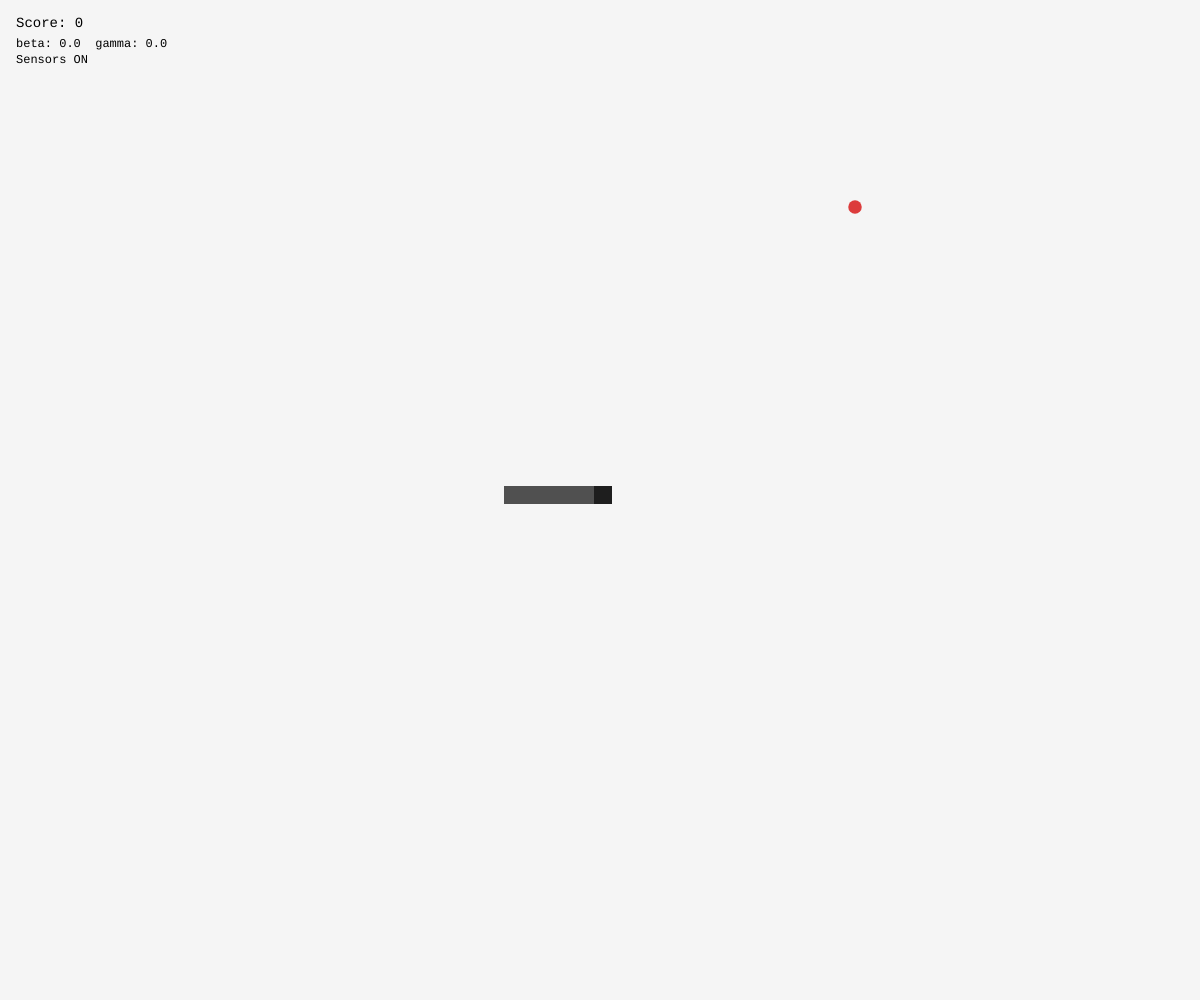
Frame 1 (no input)
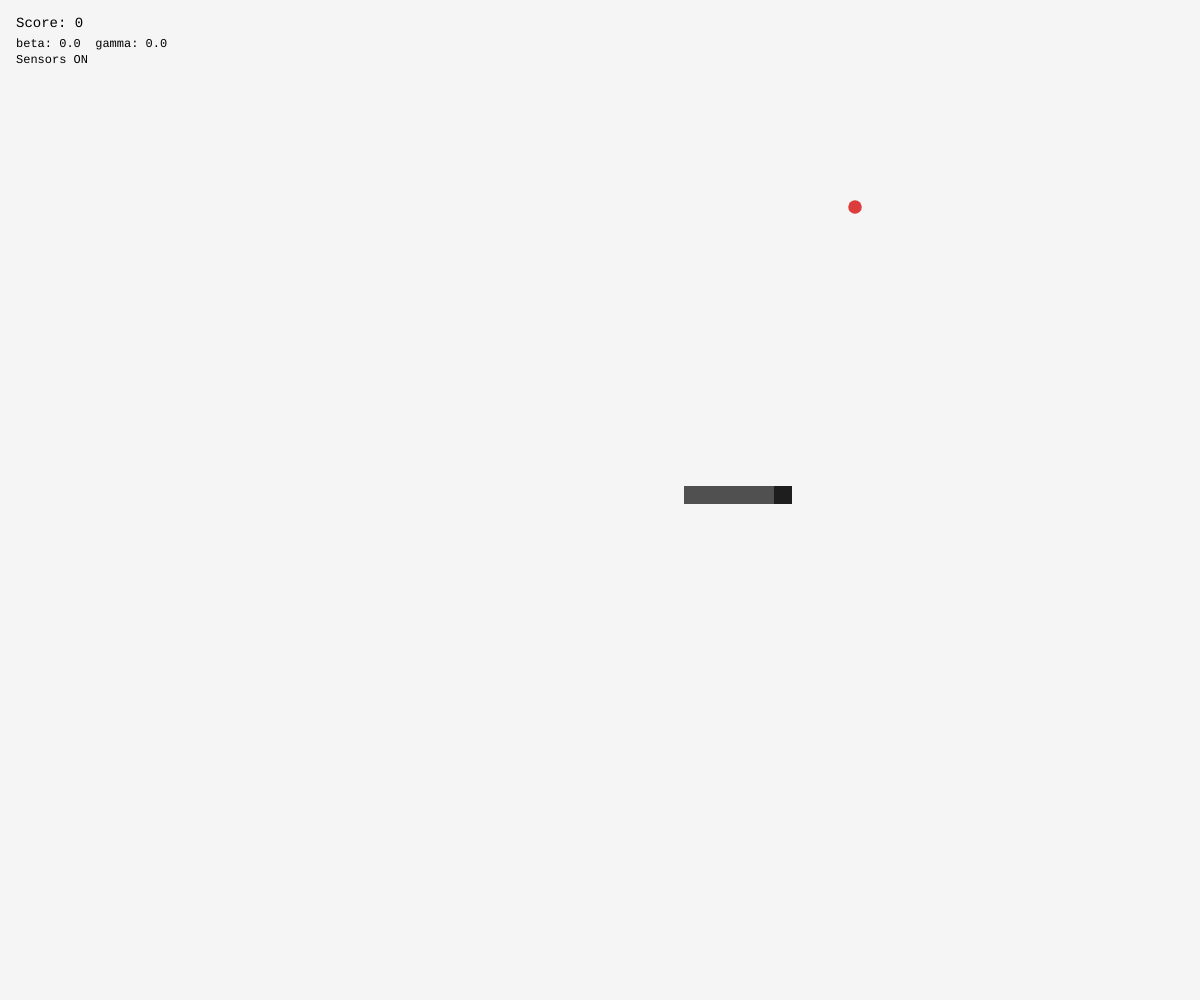
Frame 60 (no input)
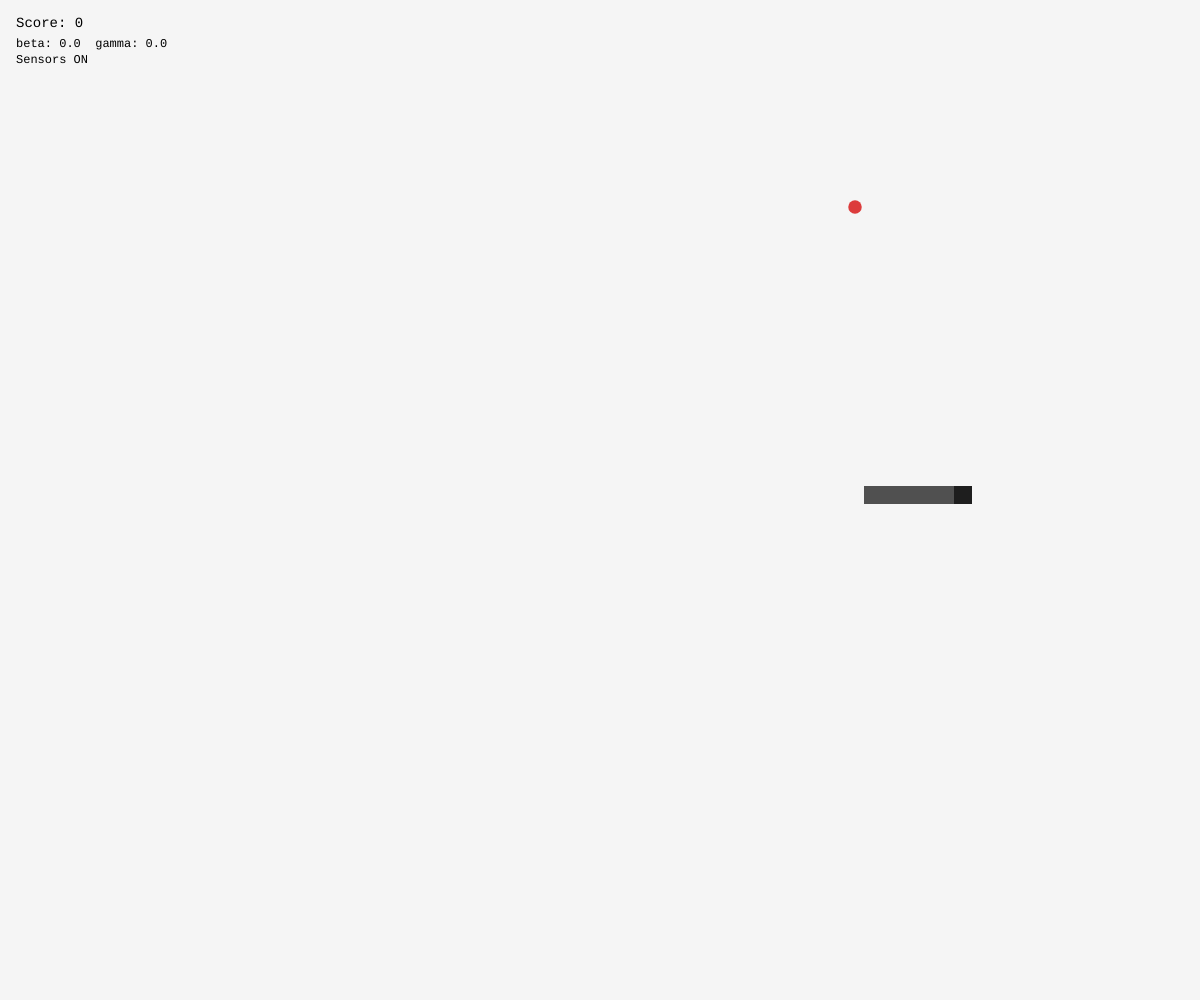
Frame 120 (the mouse pressed at the canvas centre since frame 60)

The p5.js sketch that drew these frames (run headless with seeded random() and noise() and a simulated clock; from frame 60 on, the mouse is pressed at the canvas centre):

// p5.js sketch
// ── sketch.js
// global variables
let askButton;

// device motion
let accX = 0, accY = 0, accZ = 0;
let rrateX = 0, rrateY = 0, rrateZ = 0;

// device orientation
let rotateDegrees = 0;
let frontToBack = 0;  // beta
let leftToRight = 0;  // gamma

// permission state
let hasPermission = false;

// --- GAME ---
let cell = 18;            // grid size in px
let cols, rows;

let snake = [];           // array of {x,y} in grid coords
let snakeLen = 6;
let dir = { x: 1, y: 0 }; // current direction
let pendingDir = { x: 1, y: 0 }; // next direction (from tilt)
let moveEvery = 6;        // frames per move
let tick = 0;

let fruit = { x: 0, y: 0 };
let score = 0;
let gameOver = false;

function setup() {
  createCanvas(windowWidth, windowHeight);
  rectMode(CORNER);
  textFont("monospace");

  resetGame();

  // SENSOR PART
  if (
    typeof DeviceMotionEvent.requestPermission === "function" &&
    typeof DeviceOrientationEvent.requestPermission === "function"
  ) {
    // iOS 13+
    askButton = createButton("Permission");
    askButton.position(16, 16);
    askButton.mousePressed(handlePermissionButtonPressed);
  } else {
    // devices that don't require permission
    window.addEventListener("devicemotion", deviceMotionHandler, true);
    window.addEventListener("deviceorientation", deviceOrientationHandler, true);
    hasPermission = true;
  }
  // -----------------------------------------
}

function draw() {
  background(245);

  drawHUD();

  if (!hasPermission) {
    fill(0);
    textAlign(LEFT, TOP);
    textSize(14);
    text("Tap 'Permission' to enable motion/orientation.", 16, 70);
    // still show static game screen
  }

  if (gameOver) {
    drawGameOver();
    return;
  }

  // update direction from tilt (only when permission is on)
  if (hasPermission) updateDirFromTilt();

  // move snake on a grid
  tick++;
  if (tick % moveEvery === 0) {
    // apply pending direction safely
    setDirSafely(pendingDir.x, pendingDir.y);
    stepSnake();
  }

  drawFruit();
  drawSnake();
}

// ------------------- GAME -------------------

function resetGame() {
  cols = floor(width / cell);
  rows = floor(height / cell);

  snakeLen = 6;
  score = 0;
  gameOver = false;

  // start centered
  const sx = floor(cols / 2);
  const sy = floor(rows / 2);
  snake = [];
  for (let i = 0; i < snakeLen; i++) {
    snake.push({ x: sx - i, y: sy });
  }
  dir = { x: 1, y: 0 };
  pendingDir = { x: 1, y: 0 };

  spawnFruit();
}

function spawnFruit() {
  // pick an empty cell
  let tries = 0;
  while (tries < 2000) {
    const x = floor(random(cols));
    const y = floor(random(rows));
    let ok = true;
    for (const s of snake) {
      if (s.x === x && s.y === y) {
        ok = false;
        break;
      }
    }
    if (ok) {
      fruit.x = x;
      fruit.y = y;
      return;
    }
    tries++;
  }
}

function stepSnake() {
  const head = snake[0];
  const next = { x: head.x + dir.x, y: head.y + dir.y };

  // wall collision
  if (next.x < 0 || next.x >= cols || next.y < 0 || next.y >= rows) {
    gameOver = true;
    return;
  }

  // self collision
  for (let i = 0; i < snake.length; i++) {
    if (snake[i].x === next.x && snake[i].y === next.y) {
      gameOver = true;
      return;
    }
  }

  // move
  snake.unshift(next);

  // eat fruit
  if (next.x === fruit.x && next.y === fruit.y) {
    score++;
    snakeLen += 2;
    spawnFruit();
  }

  // trim
  while (snake.length > snakeLen) snake.pop();
}

function setDirSafely(nx, ny) {
  // prevent reversing into itself
  if (snake.length > 1) {
    const head = snake[0];
    const neck = snake[1];
    if (head.x + nx === neck.x && head.y + ny === neck.y) return;
  }
  dir.x = nx;
  dir.y = ny;
}

function updateDirFromTilt() {
  // Use YOUR orientation vars:
  // leftToRight = gamma, frontToBack = beta
  const g = leftToRight;
  const b = frontToBack;

  // deadzone to avoid jitter
  const threshold = 12;

  const ag = abs(g);
  const ab = abs(b);

  if (ag < threshold && ab < threshold) return;

  // choose dominant axis
  if (ag > ab) {
    // gamma: right positive
    pendingDir = g > 0 ? { x: 1, y: 0 } : { x: -1, y: 0 };
  } else {
    // beta: tilt forward/back
    pendingDir = b > 0 ? { x: 0, y: 1 } : { x: 0, y: -1 };
  }
}

// ------------------- DRAW -------------------

function drawSnake() {
  noStroke();
  for (let i = 0; i < snake.length; i++) {
    const s = snake[i];
    if (i === 0) fill(30);
    else fill(80);
    rect(s.x * cell, s.y * cell, cell, cell);
  }
}

function drawFruit() {
  noStroke();
  fill(220, 60, 60);
  const x = fruit.x * cell + cell / 2;
  const y = fruit.y * cell + cell / 2;
  ellipse(x, y, cell * 0.75, cell * 0.75);
}

function drawHUD() {
  fill(0);
  textAlign(LEFT, TOP);
  textSize(14);
  text(`Score: ${score}`, 16, 16);

  textSize(12);
  text(`beta: ${frontToBack.toFixed(1)}  gamma: ${leftToRight.toFixed(1)}`, 16, 38);

  if (!hasPermission) {
    text("Sensors OFF", 16, 54);
  } else {
    text("Sensors ON", 16, 54);
  }
}

function drawGameOver() {
  fill(0, 160);
  rect(0, 0, width, height);

  fill(255);
  textAlign(CENTER, CENTER);
  textSize(26);
  text("GAME OVER", width / 2, height / 2 - 20);

  textSize(14);
  text(`Score: ${score}`, width / 2, height / 2 + 10);
  text("Tap to restart", width / 2, height / 2 + 34);
}

// restart
function touchStarted() {
  if (gameOver) {
    resetGame();
  }
  return false;
}
function mousePressed() {
  if (gameOver) {
    resetGame();
  }
}

function windowResized() {
  resizeCanvas(windowWidth, windowHeight);
  resetGame(); // recalc grid based on new size
}

//sensor

function handlePermissionButtonPressed() {
  DeviceMotionEvent.requestPermission()
    .then((response) => {
      if (response === "granted") {
        hasPermission = true;
        window.addEventListener("devicemotion", deviceMotionHandler, true);
      }
    });

  DeviceOrientationEvent.requestPermission()
    .then((response) => {
      if (response === "granted") {
        window.addEventListener("deviceorientation", deviceOrientationHandler, true);
      }
    })
    .catch(console.error);

  askButton.remove();
}

// https://developer.mozilla.org/en-US/docs/Web/API/Window/devicemotion_event
function deviceMotionHandler(event) {
  if (!event.acceleration || !event.rotationRate) {
    return;
  }

  accX = event.acceleration.x || 0;
  accY = event.acceleration.y || 0;
  accZ = event.acceleration.z || 0;

  rrateZ = event.rotationRate.alpha || 0;
  rrateX = event.rotationRate.beta || 0;
  rrateY = event.rotationRate.gamma || 0;
}

// https://developer.mozilla.org/en-US/docs/Web/API/Window/deviceorientation_event
function deviceOrientationHandler(event) {
  rotateDegrees = event.alpha || 0;
  frontToBack = event.beta || 0;
  leftToRight = event.gamma || 0;
}

// ── style.css
html, body {
  margin: 0;
  padding: 0;
}
canvas {
  display: block;
}
@media screen and (max-width: 600px) {
 body {
 color: blue;
 }
}
#permission-button{
  pointer-events: auto;
}
